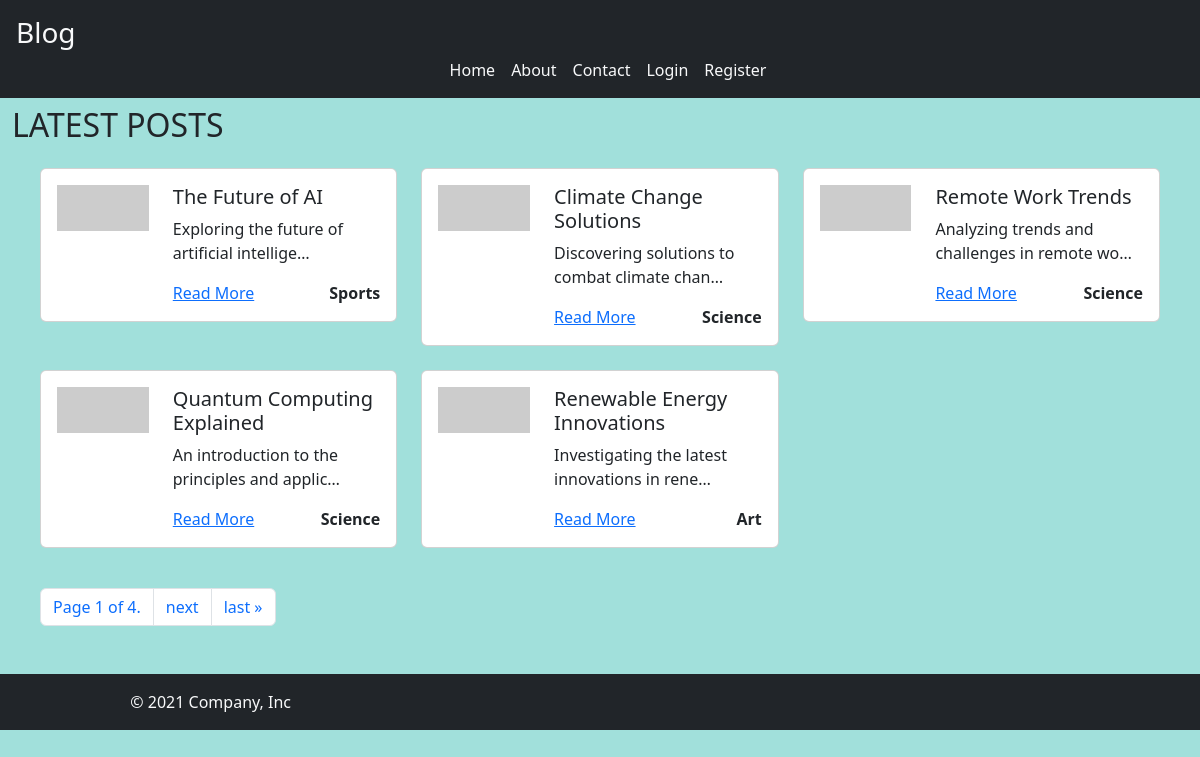
The page / on the database its author committed.
### blogApp/models.py (models this page shows, shortened)
class Post(models.Model):
    title = models.CharField(max_length=100)
    content = models.TextField()
    img_url = models.ImageField(null=True, blank=True, upload_to='posts/images')
    created_at = models.DateTimeField(auto_now_add=True)
    slug = models.SlugField(unique=True, null=True, blank=True)
    catagory = models.ForeignKey(Catagory, on_delete=models.CASCADE)
    user = models.ForeignKey(User, on_delete=models.CASCADE, null=True, blank=True)
    @property
    def formatted_imag_url(self):
        url = self.img_url if self.img_url.__str__().startswith(('http://','https://')) else self.img_url.url
        return url

class Catagory(models.Model):
    name = models.CharField(max_length=100)

### blogApp/views.py (the view)
# urls.py: path('', index, name='index'),
def index(request):
    blog_title = 'Latest Posts'
    all_posts = Post.objects.all()
    paginator = Paginator(all_posts, 5)
    page_no = request.GET.get('page')
    page_object = paginator.get_page(page_no)
    return render(request, 'index.html', {'blog_title':blog_title, 'page_obj':page_object})

### blogApp/templates/index.html (shortened to what this page needs)
{% extends "base.html" %}
{% block 'content' %}
<div class="container-fluid ">
        <div class="row my-2">
            <div class="col">
                <h2 >{{blog_title | upper}}</h2>
            </div>
            <div class="col-3">
            </div>
        </div>
        <div class="row m-3">
            {% for post in page_obj %}
            <div class="col-4 mb-4">
                <div class="card">
                    <div class="card-body">
                        <div class="row">
                            <div class="col-md-4">
                                <img style='height:300; width:300;' src="{{post.formatted_imag_url}}" class="img-fluid" alt="...">
                            </div>
                            <div class="col-md-8">
                                <h5 class="card-title">{{post.title}}</h5>
                                <p class="card-text">{{post.content | truncatechars:45}}</p>
                                <div class="d-flex justify-content-between">
                                     <a href="{% url 'blog:details' slug=post.slug %}">Read More</a>
                                    <a class="text-decoration-none text-dark fw-bold" href="#">{{post.catagory.name}}</a>
                                </div>
                            </div>
                        </div>
                    </div>
                </div>
            </div>
            {% endfor %}
            <div class="col-12 my-3">
                {% if page_obj.has_other_pages %}
                <nav aria-label="Page navigation">
                    <ul class="pagination">
                        <li class="page-item"><span class="page-link">Page {{page_obj.number}} of {{page_obj.paginator.num_pages}}.</span></li>
                        {% if page_obj.has_next%}
                        <li class="page-item">
                            <a class="page-link" href="?page={{page_obj.next_page_number}}" aria-label="Next">
                                <span aria-hidden="true">next</span>
                            </a>
                        </li>
                        <li class="page-item">
                            <a class="page-link" href="?page={{page_obj.paginator.num_pages}}" aria-label="Last">
                                <span aria-hidden="true">last &raquo;</span>
                            </a>
                        </li>
                        {% endif %}
                    </ul>
                </nav>
                {% endif %}
            </div>
        </div>
    </div>
{% endblock %}

### blogApp/templates/base.html (shortened to what this page needs)
{% load static %}
<!DOCTYPE html>
<html lang="en">
<head>
    <link href="https://cdn.jsdelivr.net/npm/bootstrap@5.3.3/dist/css/bootstrap.min.css" rel="stylesheet">
    <link rel="stylesheet" href="{% static 'style.css' %}">
    <link rel="stylesheet" href="https://cdn.jsdelivr.net/npm/bootstrap-icons@1.3.0/font/bootstrap-icons.css">
</head>
<body >
    <header class="p-3 bg-dark text-white">
        <div class="row">
            <div class="col">
                <a class='text-light text-decoration-none'  href='/'><h3>Blog</h3>
            </div>
            <div class="col">
                <div class="d-flex justify-content-center gap-3">
                    <a class="text-light text-decoration-none" href="/">Home</a>
                    <a class="text-light text-decoration-none" href="{% url "blog:about" %}">About</a>
                    <a class="text-light text-decoration-none" href="{% url 'blog:contact' %}">Contact</a>
                    {% if user.is_authenticated  %}
                    <a class="text-light text-decoration-none" href="{% url 'blog:dashboard' %}">Dashboard</a>
                    <a class="text-light text-decoration-none" href="{% url 'blog:logout' %}">Logout</a>
                    {% else %}
                    <a class="text-light text-decoration-none" href="{% url 'blog:login' %}">Login</a>
                    <a class="text-light text-decoration-none" href="{% url 'blog:register' %}">Register</a>
                    {% endif %}
                </div>
            </div>
        </div>
    </header>
    {% block 'content' %}
    {% endblock%}
    <footer class="bg-dark text-light p-3">
        <div class="col-4 d-flex justify-content-center align-items-center">
          <span class="text-light">© 2021 Company, Inc</span>
        </div>
    </footer>
</body>
</html>

### blogApp/static/style.css (style rules this page uses)
body { background-color: rgb(161, 224, 219); }

### rows shown on the page
Post: title "The Future of AI", content "Exploring the future of artificial intellige…", catagory.name "Sports"
Post: title "Climate Change Solutions", content "Discovering solutions to combat climate chan…", catagory.name "Science"
Post: title "Remote Work Trends", content "Analyzing trends and challenges in remote wo…", catagory.name "Science"
Post: title "Quantum Computing Explained", content "An introduction to the principles and applic…", catagory.name "Science"
Post: title "Renewable Energy Innovations", content "Investigating the latest innovations in rene…", catagory.name "Art"

### other values the page prints
{{ blog_title | upper }} "LATEST POSTS"
{{ page_obj.number }} "1"
{{ page_obj.paginator.num_pages }} "4"
